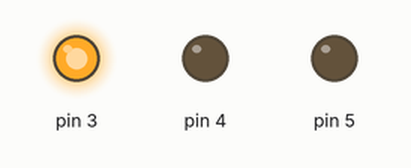
A sketch run on a simulated Arduino Uno, built with avr-gcc and run on an emulated ATmega328P. Shown: output pins drawn as LEDs (lit = HIGH).

Above: at 1.2 s.
At 3.5 s:
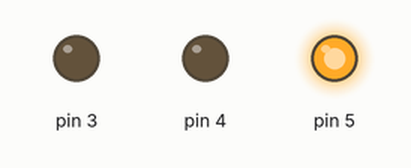
At 5.0 s:
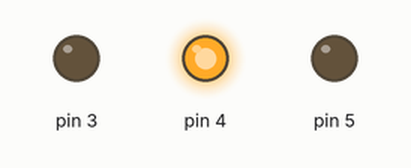
Timing chart, 0 to 7.2 s (numbered marks = the images above):
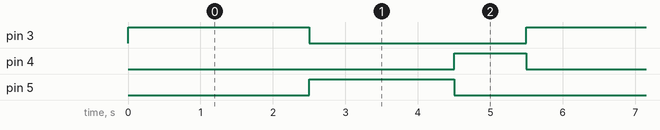

The sketch:

iot_class1_2.ino
```cpp
int dlay = 500;
void setup() {
  pinMode(3, OUTPUT);
  pinMode(4, OUTPUT);
  pinMode(5, OUTPUT);
}

void loop(){
  digitalWrite(3,1);
  delay(dlay*5);
  digitalWrite(3,0);
  digitalWrite(5,1);
  delay(dlay*4);
  digitalWrite(5,0);
  digitalWrite(4,1);
  delay(dlay*2);
  digitalWrite(4,0);


}
```

Measured:
- by itself, pin 3: alternates HIGH for 2.5 s and LOW for 3.0 s
- by itself, pin 4: alternates HIGH for 1.0 s and LOW for 4.5 s
- by itself, pin 5: alternates HIGH for 2.0 s and LOW for 3.5 s
